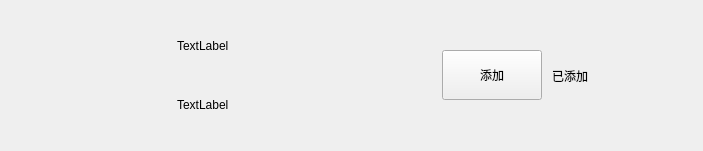
<?xml version="1.0" encoding="UTF-8"?>
<ui version="4.0">
 <class>ApplyFriendItem</class>
 <widget class="QWidget" name="ApplyFriendItem">
  <property name="geometry">
   <rect>
    <x>0</x>
    <y>0</y>
    <width>703</width>
    <height>151</height>
   </rect>
  </property>
  <property name="minimumSize">
   <size>
    <width>0</width>
    <height>120</height>
   </size>
  </property>
  <property name="maximumSize">
   <size>
    <width>16777215</width>
    <height>16777215</height>
   </size>
  </property>
  <property name="windowTitle">
   <string>Form</string>
  </property>
  <layout class="QHBoxLayout" name="horizontalLayout">
   <item>
    <spacer name="horizontalSpacer">
     <property name="orientation">
      <enum>Qt::Horizontal</enum>
     </property>
     <property name="sizeType">
      <enum>QSizePolicy::Fixed</enum>
     </property>
     <property name="sizeHint" stdset="0">
      <size>
       <width>50</width>
       <height>20</height>
      </size>
     </property>
    </spacer>
   </item>
   <item>
    <widget class="QLabel" name="icon_lb">
     <property name="minimumSize">
      <size>
       <width>80</width>
       <height>80</height>
      </size>
     </property>
     <property name="maximumSize">
      <size>
       <width>80</width>
       <height>80</height>
      </size>
     </property>
     <property name="text">
      <string/>
     </property>
    </widget>
   </item>
   <item>
    <widget class="QWidget" name="widget" native="true">
     <layout class="QHBoxLayout" name="horizontalLayout_2">
      <property name="spacing">
       <number>10</number>
      </property>
      <property name="leftMargin">
       <number>0</number>
      </property>
      <property name="topMargin">
       <number>0</number>
      </property>
      <property name="rightMargin">
       <number>0</number>
      </property>
      <property name="bottomMargin">
       <number>0</number>
      </property>
      <item>
       <widget class="QWidget" name="widget_2" native="true">
        <layout class="QVBoxLayout" name="verticalLayout">
         <property name="leftMargin">
          <number>30</number>
         </property>
         <property name="topMargin">
          <number>2</number>
         </property>
         <property name="rightMargin">
          <number>9</number>
         </property>
         <property name="bottomMargin">
          <number>2</number>
         </property>
         <item>
          <widget class="QLabel" name="user_name_lb">
           <property name="minimumSize">
            <size>
             <width>0</width>
             <height>40</height>
            </size>
           </property>
           <property name="maximumSize">
            <size>
             <width>16777215</width>
             <height>40</height>
            </size>
           </property>
           <property name="text">
            <string>TextLabel</string>
           </property>
          </widget>
         </item>
         <item>
          <widget class="QLabel" name="user_chat_lb">
           <property name="minimumSize">
            <size>
             <width>0</width>
             <height>40</height>
            </size>
           </property>
           <property name="maximumSize">
            <size>
             <width>16777215</width>
             <height>40</height>
            </size>
           </property>
           <property name="text">
            <string>TextLabel</string>
           </property>
          </widget>
         </item>
        </layout>
       </widget>
      </item>
      <item>
       <widget class="ClickedBtn" name="addBtn">
        <property name="minimumSize">
         <size>
          <width>100</width>
          <height>50</height>
         </size>
        </property>
        <property name="maximumSize">
         <size>
          <width>100</width>
          <height>50</height>
         </size>
        </property>
        <property name="text">
         <string>添加</string>
        </property>
       </widget>
      </item>
      <item>
       <widget class="QLabel" name="already_add_lb">
        <property name="minimumSize">
         <size>
          <width>100</width>
          <height>0</height>
         </size>
        </property>
        <property name="maximumSize">
         <size>
          <width>100</width>
          <height>16777215</height>
         </size>
        </property>
        <property name="text">
         <string>已添加</string>
        </property>
       </widget>
      </item>
      <item>
       <spacer name="horizontalSpacer_2">
        <property name="orientation">
         <enum>Qt::Horizontal</enum>
        </property>
        <property name="sizeType">
         <enum>QSizePolicy::Fixed</enum>
        </property>
        <property name="sizeHint" stdset="0">
         <size>
          <width>40</width>
          <height>20</height>
         </size>
        </property>
       </spacer>
      </item>
     </layout>
    </widget>
   </item>
  </layout>
 </widget>
 <customwidgets>
  <customwidget>
   <class>ClickedBtn</class>
   <extends>QPushButton</extends>
   <header>clickedbtn.h</header>
  </customwidget>
 </customwidgets>
 <resources/>
 <connections/>
</ui>
